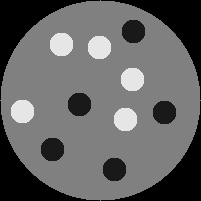
//> input picture visao-computacional/aula02/gradiente/fantom.pgm, 201 x 201 px, given in place of circulo.png, which was not available
$ ./ex2   (built with g++ and OpenCV 4)
//> lines starting //> are read from the running program, lines starting //| are printed output that depends on the picture; pictures that were not available may be replaced by others from this repository, and a replacement may not be noted
#include <opencv2/opencv.hpp>

using namespace std;
using namespace cv;


Mat_<float> makePanel(Mat_<float> img, string title) {
//> called with title = "Ox"
  Mat_<float> legend = Mat::ones(25, img.cols, CV_32F);
  Mat_<float> out;
  putText(legend, title, Point(5, 15), FONT_HERSHEY_TRIPLEX, 0.5, 0, 1);
  vconcat(img, legend, out);
  copyMakeBorder(out, out, 1, 1, 1, 1, BORDER_CONSTANT, 0.7);
//> out: 228 rows x 203 cols, CV_32FC1
  return out;
}


Mat_<float> makeGrid(Mat_<float> ox, Mat_<float> oy, Mat_<float> l2, Mat ver, Mat verLeft, Mat verRight, Mat hor, Mat horUpper, Mat horLower) {
  Mat_<float> row1, row2, row3, out;
  Mat_<float> v1[] = {makePanel(ox/256.0, "Ox"), makePanel(oy/256.0, "Oy"), makePanel(l2, "Modulo")};
//> call 2 of makePanel, with title = "Oy"
//> in makePanel (call 2), `copyMakeBorder(out, out, 1, 1, 1, 1, BORDER_CONSTANT, 0.7);`:
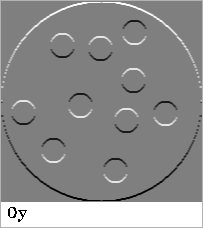
//> out: 228 rows x 203 cols, CV_32FC1; min 0, max 1, mean 0.556
  hconcat(v1, 3, row1);
  Mat_<float> v2[] = {makePanel(ver, "Vertical"), makePanel(verLeft, "Esqueda"), makePanel(verRight, "Direita")};
  hconcat(v2, 3, row2);
  Mat_<float> v3[] = {makePanel(hor, "Horizontal"), makePanel(horUpper, "Superior"), makePanel(horLower, "Inferior")};
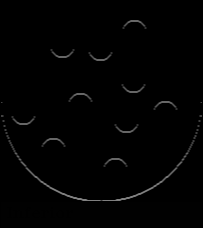
//> v3[2]: 228 rows x 203 cols, CV_32FC1; min 0, max 128, mean 2.2
  hconcat(v3, 3, row3);
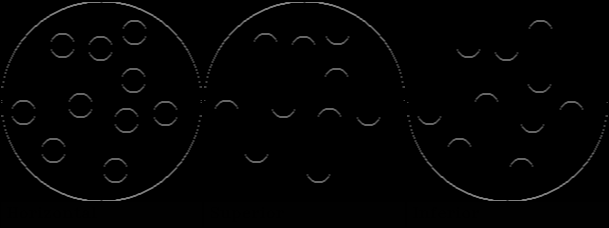
//> row3: 228 rows x 609 cols, CV_32FC1; min 0, max 128, mean 2.8
  Mat_<float> v4[] = {row1, row2, row3};
  vconcat(v4, 3, out);
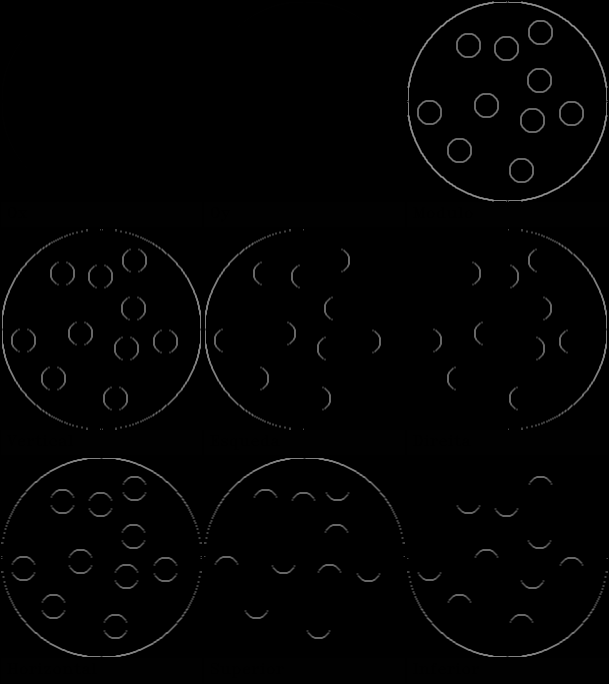
//> out: 684 rows x 609 cols, CV_32FC1; min 0, max 143.1, mean 2.8
  return out;
}


Mat_<float> computeL2(Mat_<float> sx, Mat_<float> sy) {
  Mat_<float> sx2, sy2, sxsy2, l2;
  pow(sx, 2, sx2);
  pow(sy, 2, sy2);
  sxsy2 = sx2 + sy2;
  pow(sxsy2, 0.5, l2);
  return l2;
}


void makePlots(string path) {
  // Carrega imagem
  Mat_<float> a = imread(path, 0);
  Mat_<float> sx, sy, ox, oy, l2, vert, left, right, hor, upper, lower;

  // Calcula componentes dos gradiente
  Sobel(a, sx, -1, 1, 0, 3);
  ox = sx/4.0 + 128;
  Sobel(a, sy, -1, 0, 1, 3);
  oy = sy/4.0 + 128;

  // Calcula módulo (norma L2) do gradiente
  l2 = computeL2(sx/4.0, sy/4.0);

  // Componente vertical
  vert = abs(sx/4.0);
  left = max(sx/4.0, 0);
  right = max(-sx/4.0, 0);

  // Componente horizontal
  hor = abs(sy/4.0);
  upper = max(sy/4.0, 0);
  lower = max(-sy/4.0, 0);

  Mat_<float> out = makeGrid(ox, oy, l2, vert, left, right, hor, upper, lower);

  namedWindow("Entrada");
  imshow("Entrada", a/256.0);

  namedWindow("Saida");
  imshow("Saida", out);
  waitKey();
}


int main() {
  makePlots("gradiente/circulo.png");
  makePlots("gradiente/circulo2.png");
//> call 2 of makePlots, with path = "gradiente/circulo2.png"
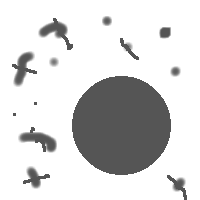
//> input picture visao-computacional/aula02/gradiente/circulo3.png, 200 x 200 px, given in place of circulo2.png, which was not available
//> in makePlots (call 2), `Sobel(a, sy, -1, 0, 1, 3);`:
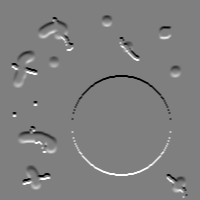
//> sy: 200 rows x 200 cols, CV_32FC1; min -680, max 680, mean -0.1; drawn with min black and max white
//> in makePlots (call 2), `lower = max(-sy/4.0, 0);`:
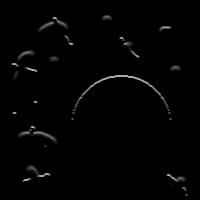
//> lower: 200 rows x 200 cols, CV_32FC1; min 0, max 170, mean 2.7
  makePlots("gradiente/circulo3.png");
}
